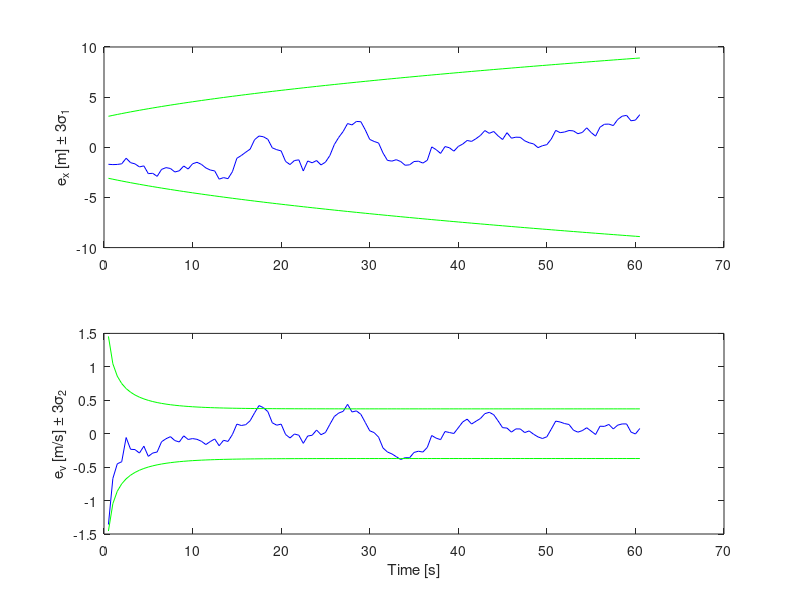
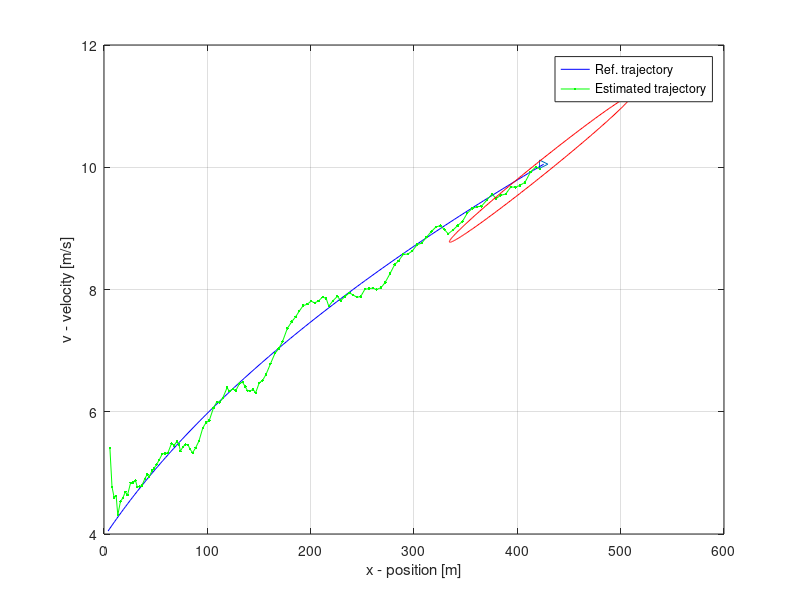

Write the MATLAB code that produced these figures, in order.
function Gottschalk_Assign7_2
% Sample MATLAB code template for implementing KF for 1D vehicle navigation.
% This sample code may serve as a guide but feel free to implement using
% your own coding style. 
clear;
close all;
clc;
% ---------------------
% DEFINE SIMULATION PARAMETERS
% ---------------------
% For example: m, tf, T, tSteps, N=1, sigmaM, R , q_0, q_0HatPlus, u,
% P_0Plus, Q, R= sigmaM^2, F, G, H 
m = 1; % mass
tf = 60; % final time 
T = 0.5; % fixed time interval
time = 0:T:tf; 
sigmaM = 0.5; % sigma
tSteps = size(time,2);
u = 0.1; % force
R = sigmaM^2; % sigma ^2
N=1;

x01 = 2; % true postion at t=0
x0e = 3; % estimated position at t=0
v01 = 4; % true velcocity at ms^-1
v0e = 6; % estimated velcoity

q_0 = [2 4]';
q_0HatPlus = [3 6]';
P0 = diag([(x01-x0e)^2,(v01-v0e)^2]); 

F = [1 T; 0 1];
G = [0 T/m]';
H = [0 1]; 
Q = 10^(-2)*[0.2 0.01; 0.01 0.1];

% --------------
% RUN SIMULATION
% --------------
% Update the state equations

for k = 1:tSteps   % Main timing loop  (you will need to write code for this loop)
    
    % Run the true (without noise) vehicle model
    q(:,k) = F*q_0 + G*u;

    % %%%%%%%%%%% Run the KF estimator
        
    % Generate process noise, zeta 
    [U,D,V]=svd(Q);
    zeta = V*(D^(0.5))*(randn(2,1)); % error

    % Prediction step (predicted state and covariance)
    q_hat_predict = F*q_0HatPlus + G*u + zeta; 
    P_minus_predict = F*P0*F' + Q; 
    
    % Measurement with noise 
    zi = randn(1,1);  %%%% is zi correct???????? or use rand(1,1) ?
    z = H*q(:,k)+zi; 
    y = H*q(:,k); 

    % Compute the Kalman filter gain, K_kPlus1
    K = P_minus_predict*H'*inv(H*P_minus_predict*H'+R); %kalman gain
    
    % Update step (updated/corrected state and covariance)
    q_hat(:,k) = q_hat_predict+K*(z-H*q_hat_predict);
    P(:,:,k) = (eye(2) - K*H)*P_minus_predict;

    % Make sure to store updated state vector and covariance matrices.
    q_0 = q(:,k);
    q_0HatPlus = q_hat(:,k);
    P0 = P(:,:,k);
                                
end
% -----------
% PLOT OUTPUT
% -----------
tOut = T*(1:tSteps);
% Plot the estimation error with covariance bounds
figure;
clf;
subplot(2,1,1);
hold on;
plot(tOut,q(1,:)-q_hat(1,:),'b');
sigma(1,:) = P(1,1,:);
plot(tOut,3*sqrt(sigma(1,:)),'g');
plot(tOut,-3*sqrt(sigma(1,:)),'g');
hold off;
box on;
ylabel('e_x [m] \pm 3\sigma_1');
subplot(2,1,2);
hold on;
plot(tOut,q(2,:)-q_hat(2,:),'b');
sigma(2,:) = P(2,2,:);
plot(tOut,3*sqrt(sigma(2,:)),'g');
plot(tOut,-3*sqrt(sigma(2,:)),'g');
hold off;
box on;
ylabel('e_v [m/s] \pm 3\sigma_2');
xlabel('Time [s]');
% savefilename = 'error';
% exportgraphics(gca,[savefilename,'.pdf'],'Resolution',300);
%saveas(gcf, savefilename, 'fig');
%print('-depsc2', '-r300', [savefilename, '.eps']);
% Create a movie of the simulation
figure;
clf reset;
xmax = max(q(1,:));
xmin = min(q(1,:));
ymax = max(q(2,:));
ymin = min(q(2,:));
j = 0;
for k = 1:5:tSteps
    clf;
    box on;
    axis([xmin-5 xmax+5 ymin-5 ymax+5]);
    axis equal;
    axis manual;
    plot(q(1,k),q(2,k),'>');
    hold on;
    
    desired = plot(q(1,1:k),q(2,1:k),'b-');
    estimated = plot(q_hat(1,1:k),q_hat(2,1:k),'g.-');
    
    
    [U,S,V] = svd(P(:,:,k));
    ellipse(10*S(1,1),10*S(2,2),atan2(U(1,2),U(1,1)),q_hat(1,k),q_hat(2,k),'r');
    hold off;
    xlabel('x - position [m]');
    ylabel('v - velocity [m/s]');
    j = j + 1;
    %drawnow;
    
    M1(j) = getframe;
end
legend([desired estimated], 'Ref. trajectory', 'Estimated trajectory','Location', 'Best');
grid on
% savefilename = 'OUT/trajectorySim';
% exportgraphics(gcf,[savefilename,'.pdf'],'Resolution',300);
% saveas(gcf, savefilename, 'fig');
% print('-depsc2', '-r300', [savefilename, '.eps']);
disp('... simulation complete. ');
function h=ellipse(ra,rb,ang,x0,y0,C,Nb)
% Ellipse adds ellipses to the current plot
%
% ELLIPSE(ra,rb,ang,x0,y0) adds an ellipse with semimajor axis of ra,
% a semimajor axis of radius rb, a semimajor axis of ang, centered at
% the point x0,y0.
%
% The length of ra, rb, and ang should be the same. 
% If ra is a vector of length L and x0,y0 scalars, L ellipses
% are added at point x0,y0.
% If ra is a scalar and x0,y0 vectors of length M, M ellipse are with the same 
% radii are added at the points x0,y0.
% If ra, x0, y0 are vectors of the same length L=M, M ellipses are added.
% If ra is a vector of length L and x0, y0 are  vectors of length
% M~=L, L*M ellipses are added, at each point x0,y0, L ellipses of radius ra.
%
% ELLIPSE(ra,rb,ang,x0,y0,C)
% adds ellipses of color C. C may be a string ('r','b',...) or the RGB value. 
% If no color is specified, it makes automatic use of the colors specified by 
% the axes ColorOrder property. For several circles C may be a vector.
%
% ELLIPSE(ra,rb,ang,x0,y0,C,Nb), Nb specifies the number of points
% used to draw the ellipse. The default value is 300. Nb may be used
% for each ellipse individually.
%
% h=ELLIPSE(...) returns the handles to the ellipses.
%
% as a sample of how ellipse works, the following produces a red ellipse
% tipped up at a 45 deg axis from the x axis
% ellipse(1,2,pi/8,1,1,'r')
%
% note that if ra=rb, ELLIPSE plots a circle
%
% written by D.G. Long, Brigham Young University, based on the
% CIRCLES.m original 
% written by Peter Blattner, Institute of Microtechnology, University of 
% Neuchatel, Switzerland, blattner@imt.unine.ch
% Check the number of input arguments 
if nargin<1,
  ra=[];
end
if nargin<2,
  rb=[];
end
if nargin<3,
  ang=[];
end
%if nargin==1,
%  error('Not enough arguments');
%end
if nargin<5,
  x0=[];
  y0=[];
end
 
if nargin<6,
  C=[];
end
if nargin<7,
  Nb=[];
end
% set up the default values
if isempty(ra),ra=1;end
if isempty(rb),rb=1;end
if isempty(ang),ang=0;end
if isempty(x0),x0=0;end
if isempty(y0),y0=0;end
if isempty(Nb),Nb=300;end
if isempty(C),C=get(gca,'colororder');end
% work on the variable sizes
x0=x0(:);
y0=y0(:);
ra=ra(:);
rb=rb(:);
ang=ang(:);
Nb=Nb(:);
if isstr(C),C=C(:);end
if length(ra)~=length(rb),
  error('length(ra)~=length(rb)');
end
if length(x0)~=length(y0),
  error('length(x0)~=length(y0)');
end
% how many inscribed elllipses are plotted
if length(ra)~=length(x0)
  maxk=length(ra)*length(x0);
else
  maxk=length(ra);
end
% drawing loop
for k=1:maxk
  
  if length(x0)==1
    xpos=x0;
    ypos=y0;
    radm=ra(k);
    radn=rb(k);
    if length(ang)==1
      an=ang;
    else
      an=ang(k);
    end
  elseif length(ra)==1
    xpos=x0(k);
    ypos=y0(k);
    radm=ra;
    radn=rb;
    an=ang;
  elseif length(x0)==length(ra)
    xpos=x0(k);
    ypos=y0(k);
    radm=ra(k);
    radn=rb(k);
    an=ang(k)
  else
    rada=ra(fix((k-1)/size(x0,1))+1);
    radb=rb(fix((k-1)/size(x0,1))+1);
    an=ang(fix((k-1)/size(x0,1))+1);
    xpos=x0(rem(k-1,size(x0,1))+1);
    ypos=y0(rem(k-1,size(y0,1))+1);
  end
  co=cos(an);
  si=sin(an);
  the=linspace(0,2*pi,Nb(rem(k-1,size(Nb,1))+1,:)+1);
%  x=radm*cos(the)*co-si*radn*sin(the)+xpos;
%  y=radm*cos(the)*si+co*radn*sin(the)+ypos;
  h(k)=line(radm*cos(the)*co-si*radn*sin(the)+xpos,radm*cos(the)*si+co*radn*sin(the)+ypos);
  set(h(k),'color',C(rem(k-1,size(C,1))+1,:));
end